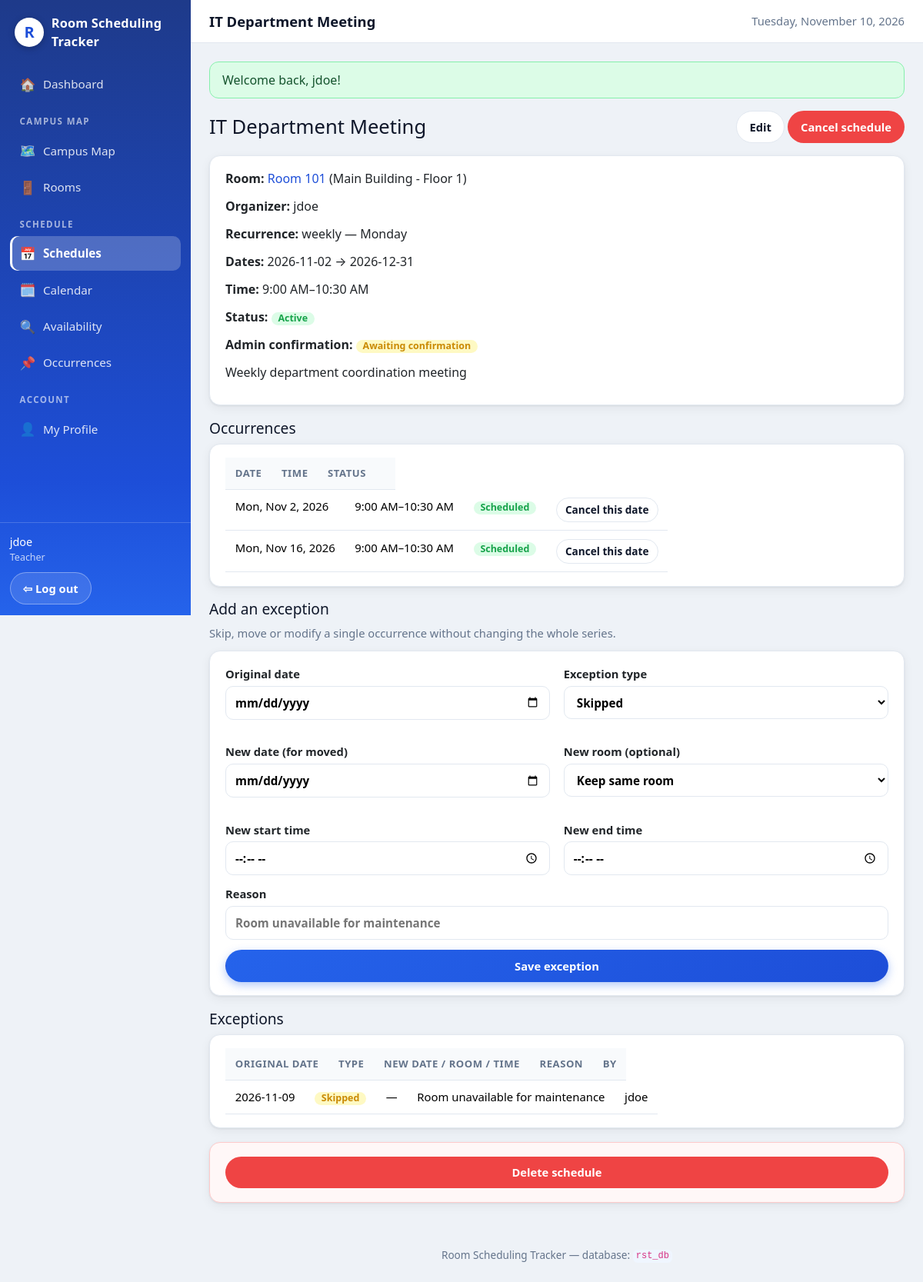
The app's page /schedules/25 (signed in) with its own data.
### tables this page shows
CREATE TABLE IF NOT EXISTS tblSchedules (
  schedule_id          INT UNSIGNED NOT NULL AUTO_INCREMENT,
  organizer_id         INT UNSIGNED NOT NULL,
  room_id              INT UNSIGNED NOT NULL,
  schedule_title       VARCHAR(150) NOT NULL,
  schedule_description TEXT NULL,
  recurrence_type      VARCHAR(20) NOT NULL DEFAULT 'one_time',
  start_date           DATE NOT NULL,
  end_date             DATE NULL,
  start_time           TIME NOT NULL,
  end_time             TIME NOT NULL,
  schedule_status      VARCHAR(20) NOT NULL DEFAULT 'active',
  admin_confirmed      TINYINT(1) NOT NULL DEFAULT 0,
  created_at           DATETIME NOT NULL DEFAULT CURRENT_TIMESTAMP,
  updated_at           DATETIME NOT NULL DEFAULT CURRENT_TIMESTAMP ON UPDATE CURRENT_TIMESTAMP,
  PRIMARY KEY (schedule_id),
  CONSTRAINT fk_schedules_organizer FOREIGN KEY (organizer_id)
    REFERENCES tblUsers (user_id) ON DELETE RESTRICT ON UPDATE CASCADE,
  CONSTRAINT fk_schedules_room FOREIGN KEY (room_id)
    REFERENCES tblRooms (room_id) ON DELETE RESTRICT ON UPDATE CASCADE,
  KEY idx_schedules_room_dates (room_id, start_date, end_date),
  KEY idx_schedules_organizer (organizer_id),
  CONSTRAINT chk_schedules_time CHECK (end_time > start_time)
);

CREATE TABLE IF NOT EXISTS tblRooms (
  room_id          INT UNSIGNED NOT NULL AUTO_INCREMENT,
  map_id           INT UNSIGNED NOT NULL,
  room_name        VARCHAR(100) NOT NULL,
  shape_type       VARCHAR(20)  NOT NULL DEFAULT 'rectangle',
  shape_data       JSON NOT NULL,
  room_description VARCHAR(255) NULL,
  room_status      VARCHAR(20)  NOT NULL DEFAULT 'active',
  created_at       DATETIME NOT NULL DEFAULT CURRENT_TIMESTAMP,
  updated_at       DATETIME NOT NULL DEFAULT CURRENT_TIMESTAMP ON UPDATE CURRENT_TIMESTAMP,
  PRIMARY KEY (room_id),
  UNIQUE KEY uq_rooms_map_name (map_id, room_name),
  CONSTRAINT fk_rooms_map FOREIGN KEY (map_id)
    REFERENCES tblMaps (map_id) ON DELETE CASCADE ON UPDATE CASCADE,
  KEY idx_rooms_status (room_status)
);

CREATE TABLE IF NOT EXISTS tblMaps (
  map_id           INT UNSIGNED NOT NULL AUTO_INCREMENT,
  map_name         VARCHAR(100) NOT NULL,
  floor_number     INT NOT NULL,
  map_width        DECIMAL(10,2) NOT NULL,
  map_height       DECIMAL(10,2) NOT NULL,
  background_image VARCHAR(255) NULL,
  map_status       VARCHAR(20) NOT NULL DEFAULT 'active',
  created_at       DATETIME NOT NULL DEFAULT CURRENT_TIMESTAMP,
  updated_at       DATETIME NOT NULL DEFAULT CURRENT_TIMESTAMP ON UPDATE CURRENT_TIMESTAMP,
  PRIMARY KEY (map_id),
  KEY idx_maps_status (map_status)
);

CREATE TABLE IF NOT EXISTS tblUsers (
  user_id       INT UNSIGNED NOT NULL AUTO_INCREMENT,
  username      VARCHAR(50)  NOT NULL,
  email         VARCHAR(255) NOT NULL,
  password_hash VARCHAR(255) NOT NULL,
  profile_img   VARCHAR(255) NULL,
  role          VARCHAR(30)  NOT NULL DEFAULT 'student',
  section       VARCHAR(50)  NULL,
  org_name      VARCHAR(100) NULL,
  phone_number  VARCHAR(17)  NULL,
  PRIMARY KEY (user_id),
  UNIQUE KEY uq_users_username (username),
  UNIQUE KEY uq_users_email (email),
  KEY idx_users_role (role)
);

CREATE TABLE IF NOT EXISTS tblScheduleOccurrences (
  occurrence_id     INT UNSIGNED NOT NULL AUTO_INCREMENT,
  schedule_id       INT UNSIGNED NOT NULL,
  occurrence_date   DATE NOT NULL,
  room_id           INT UNSIGNED NOT NULL,
  start_time        TIME NOT NULL,
  end_time          TIME NOT NULL,
  occurrence_status VARCHAR(20) NOT NULL DEFAULT 'scheduled',
  PRIMARY KEY (occurrence_id),
  UNIQUE KEY uq_occurrences (schedule_id, occurrence_date, room_id, start_time),
  CONSTRAINT fk_occurrences_schedule FOREIGN KEY (schedule_id)
    REFERENCES tblSchedules (schedule_id) ON DELETE CASCADE ON UPDATE CASCADE,
  CONSTRAINT fk_occurrences_room FOREIGN KEY (room_id)
    REFERENCES tblRooms (room_id) ON DELETE RESTRICT ON UPDATE CASCADE,
  KEY idx_occurrences_room_date (room_id, occurrence_date, start_time),
  KEY idx_occurrences_date (occurrence_date),
  CONSTRAINT chk_occurrences_time CHECK (end_time > start_time)
);

CREATE TABLE IF NOT EXISTS tblScheduleExceptions (
  exception_id     INT UNSIGNED NOT NULL AUTO_INCREMENT,
  schedule_id      INT UNSIGNED NOT NULL,
  original_date    DATE NOT NULL,
  exception_type   VARCHAR(20) NOT NULL,
  new_date         DATE NULL,
  new_room_id      INT UNSIGNED NULL,
  new_start_time   TIME NULL,
  new_end_time     TIME NULL,
  exception_reason VARCHAR(255) NULL,
  created_by       INT UNSIGNED NOT NULL,
  created_at       DATETIME NOT NULL DEFAULT CURRENT_TIMESTAMP,
  PRIMARY KEY (exception_id),
  UNIQUE KEY uq_exceptions_schedule_date (schedule_id, original_date),
  CONSTRAINT fk_exceptions_schedule FOREIGN KEY (schedule_id)
    REFERENCES tblSchedules (schedule_id) ON DELETE CASCADE ON UPDATE CASCADE,
  CONSTRAINT fk_exceptions_new_room FOREIGN KEY (new_room_id)
    REFERENCES tblRooms (room_id) ON DELETE SET NULL ON UPDATE CASCADE,
  CONSTRAINT fk_exceptions_created_by FOREIGN KEY (created_by)
    REFERENCES tblUsers (user_id) ON DELETE RESTRICT ON UPDATE CASCADE
);

### controllers/ScheduleController.php (called while the page is built, shortened)
<?php
final class ScheduleController
{
    public function show(int $id): void
    {
        $schedule = $this->schedules->find($id);
        view('schedules/show', [
            'title' => $schedule['schedule_title'],
            'schedule' => $schedule,
            'occurrences' => $this->occurrences->forSchedule($id),
            'exceptions' => $this->exceptions->forSchedule($id),
            'rooms' => $this->rooms->all(),
        ]);
    }
}

### core/Database.php (called while the page is built, shortened)
<?php
final class Database
{
    private PDO $pdo;
    private function __construct(array $db)
    {
        $driver = $db['driver'] ?? 'mysql';
        try {
            if ($driver === 'sqlite') {
                $dir = dirname($db['path']);
                if (!is_dir($dir)) {
                    mkdir($dir, 0755, true);
                }
                $this->pdo = new PDO('sqlite:' . $db['path']);
                $this->pdo->exec('PRAGMA foreign_keys = ON');
            } else {
                $dsn = sprintf(
                    'mysql:host=%s;port=%s;dbname=%s;charset=%s',
                    $db['host'], $db['port'], $db['database'], $db['charset']
                );
                $this->pdo = new PDO($dsn, $db['username'], $db['password'], [
                    PDO::ATTR_ERRMODE            => PDO::ERRMODE_EXCEPTION,
                    PDO::ATTR_DEFAULT_FETCH_MODE => PDO::FETCH_ASSOC,
                    PDO::ATTR_EMULATE_PREPARES   => false,
                ]);
                return;
            }
            $this->pdo->setAttribute(PDO::ATTR_ERRMODE, PDO::ERRMODE_EXCEPTION);
            $this->pdo->setAttribute(PDO::ATTR_DEFAULT_FETCH_MODE, PDO::FETCH_ASSOC);
            $this->pdo->setAttribute(PDO::ATTR_EMULATE_PREPARES, false);
        } catch (PDOException $e) {
            throw new PDOException(
                'Could not connect to the database. Check your .env DB_* settings '
                . 'and make sure the database from database/rst_db.sql exists. '
                . 'Driver error: ' . $e->getMessage(),
                (int) $e->getCode(),
                $e
            );
        }
    }
    public function all(string $sql, array $params = []): array
    {
        $stmt = $this->pdo->prepare($sql);
        $stmt->execute($params);
        return $stmt->fetchAll();
    }
    public function one(string $sql, array $params = []): ?array
    {
        $rows = $this->all($sql, $params);
        return $rows[0] ?? null;
    }
}

### models/Schedule.php (called while the page is built, shortened)
<?php
final class Schedule
{
    public function find(int $id): ?array
    {
        $row = $this->db->one(
            'SELECT s.*, r.room_name, m.map_name, u.username AS organizer_name
             FROM tblSchedules s
             JOIN tblRooms r ON r.room_id = s.room_id
             JOIN tblMaps m ON m.map_id = r.map_id
             JOIN tblUsers u ON u.user_id = s.organizer_id
             WHERE s.schedule_id = ?',
            [$id]
        );
        if ($row) {
            $row['days'] = $this->days($id);
        }
        return $row;
    }
    public function days(int $scheduleId): array
    {
        $rows = $this->db->all(
            'SELECT day_of_week FROM tblScheduleDays WHERE schedule_id = ? ORDER BY day_of_week',
            [$scheduleId]
        );
        return array_map(fn ($r) => (int) $r['day_of_week'], $rows);
    }
}

### core/Auth.php (called while the page is built, shortened)
<?php
final class Auth
{
    public static function user(): ?array
    {
        return $_SESSION['user'] ?? null;
    }
    public static function role(): ?string
    {
        return self::user()['role'] ?? null;
    }
    public static function canBook(): bool
    {
        return in_array(self::role(), ['admin', 'teacher', 'scheduler', 'officer', 'mayor'], true);
    }
}

### models/ScheduleOccurrence.php (called while the page is built, shortened)
<?php
final class ScheduleOccurrence
{
    public function forSchedule(int $scheduleId): array
    {
        return $this->db->all(
            'SELECT * FROM tblScheduleOccurrences WHERE schedule_id = ? ORDER BY occurrence_date, start_time',
            [$scheduleId]
        );
    }
}

### models/ScheduleException.php (called while the page is built, shortened)
<?php
final class ScheduleException
{
    public function forSchedule(int $scheduleId): array
    {
        return $this->db->all(
            'SELECT e.*, u.username AS created_by_name, r.room_name AS new_room_name
             FROM tblScheduleExceptions e
             JOIN tblUsers u ON u.user_id = e.created_by
             LEFT JOIN tblRooms r ON r.room_id = e.new_room_id
             WHERE e.schedule_id = ? ORDER BY e.original_date',
            [$scheduleId]
        );
    }
}

### views/schedules/show.php (the view, shortened to what this page needs)
<div class="page-head">
  <h1><?= e($schedule['schedule_title']) ?></h1>
  <?php if (\App\Core\Auth::canBook()): ?>
  <div>
    <a class="btn" href="<?= url('schedules/' . (int) $schedule['schedule_id'] . '/edit') ?>">Edit</a>
    <?php if ($schedule['schedule_status'] === 'active'): ?>
    <form method="post" action="<?= url('schedules/' . (int) $schedule['schedule_id'] . '/cancel') ?>" class="inline-form" data-confirm="Cancel this schedule and its future occurrences?"><?= csrf_field() ?><button class="btn btn-danger" type="submit">Cancel schedule</button></form>
    <?php endif; ?>
  </div>
  <?php endif; ?>
</div>
<div class="card">
  <p><strong>Room:</strong> <a href="<?= url('rooms/' . (int) $schedule['room_id']) ?>"><?= e($schedule['room_name']) ?></a> (<?= e($schedule['map_name']) ?>)</p>
  <p><strong>Organizer:</strong> <?= e($schedule['organizer_name']) ?></p>
  <p><strong>Recurrence:</strong> <?= e($schedule['recurrence_type']) ?><?php if (!empty($schedule['days'])): ?> — <?= implode(', ', array_map(fn($d) => date('l', strtotime('2026-11-0' . ($d + 1))), $schedule['days'])) ?><?php endif; ?></p>
  <p><strong>Dates:</strong> <?= e($schedule['start_date']) ?><?= $schedule['end_date'] ? ' → ' . e($schedule['end_date']) : '' ?></p>
  <p><strong>Time:</strong> <?= time_12h($schedule['start_time']) ?>–<?= time_12h($schedule['end_time']) ?></p>
  <p><strong>Status:</strong> <?= status_badge($schedule['schedule_status']) ?></p>
  <p><strong>Admin confirmation:</strong> <?= confirm_badge($schedule['admin_confirmed'] ?? 0) ?>
  </p>
  <?php if (!empty($schedule['schedule_description'])): ?><p><?= e($schedule['schedule_description']) ?></p><?php endif; ?>
</div>
<h2>Occurrences</h2>
<?php if (empty($occurrences)): ?><p class="muted">No occurrences generated yet.</p>
<?php else: ?>
<table class="table card">
  <thead><tr><th>Date</th><th>Time</th><th>Status</th><th></th></tr></thead>
  <tbody>
    <?php foreach ($occurrences as $occ): ?>
    <tr>
      <td><?= e(date('D, M j, Y', strtotime($occ['occurrence_date']))) ?></td>
      <td><?= time_12h($occ['start_time']) ?>–<?= time_12h($occ['end_time']) ?></td>
      <td><?= status_badge($occ['occurrence_status']) ?></td>
      <td>
        <?php if (\App\Core\Auth::canBook()): ?>
        <?php if ($occ['occurrence_status'] === 'scheduled'): ?>
        <form method="post" action="<?= url('occurrences/' . (int) $occ['occurrence_id'] . '/status') ?>" class="inline-form"><?= csrf_field() ?><input type="hidden" name="status" value="cancelled"><button class="btn btn-small" type="submit">Cancel this date</button></form>
        <?php elseif ($occ['occurrence_status'] === 'cancelled'): ?>
        <form method="post" action="<?= url('occurrences/' . (int) $occ['occurrence_id'] . '/status') ?>" class="inline-form"><?= csrf_field() ?><input type="hidden" name="status" value="scheduled"><button class="btn btn-small" type="submit">Restore</button></form>
        <?php endif; ?>
        <?php endif; ?>
      </td>
    </tr>
    <?php endforeach; ?>
  </tbody>
</table>
<?php endif; ?>
<?php if (\App\Core\Auth::canBook()): ?>
<h2>Add an exception</h2>
<p class="muted">Skip, move or modify a single occurrence without changing the whole series.</p>
<form method="post" action="<?= url('schedules/' . (int) $schedule['schedule_id'] . '/exceptions') ?>" class="card form">
  <div class="grid-2">
    <label>Original date <input type="date" name="original_date" required></label>
    <label>Exception type
      <select name="exception_type">
        <option value="skipped">Skipped</option>
      </select>
    </label>
    <label>New date (for moved) <input type="date" name="new_date"></label>
    <label>New room (optional)
      <select name="new_room_id"><option value="">Keep same room</option>
      </select>
    </label>
    <label>New start time <input type="time" name="new_start_time"></label>
    <label>New end time <input type="time" name="new_end_time"></label>
  </div>
  <label>Reason <input type="text" name="exception_reason" maxlength="255" placeholder="Room unavailable for maintenance"></label>
  <button class="btn btn-primary" type="submit">Save exception</button>
</form>
<?php endif; ?>
<?php if (!empty($exceptions)): ?>
<h2>Exceptions</h2>
<table class="table card">
  <thead><tr><th>Original date</th><th>Type</th><th>New date / room / time</th><th>Reason</th><th>By</th></tr></thead>
  <tbody>
    <?php foreach ($exceptions as $ex): ?>
    <tr>
      <td><?= e($ex['original_date']) ?></td>
      <td><?= status_badge($ex['exception_type']) ?></td>
      <td><?= e($ex['new_date'] ?? '—') ?> <?= e($ex['new_room_name'] ?? '') ?> <?= $ex['new_start_time'] ? time_12h($ex['new_start_time']) . '–' . time_12h($ex['new_end_time']) : '' ?></td>
      <td><?= e($ex['exception_reason'] ?? '') ?></td>
      <td><?= e($ex['created_by_name']) ?></td>
    </tr>
    <?php endforeach; ?>
  </tbody>
</table>
<?php endif; ?>
<?php if (\App\Core\Auth::canBook()): ?>
<form method="post" action="<?= url('schedules/' . (int) $schedule['schedule_id'] . '/delete') ?>" class="card form danger-zone" data-confirm="Delete this schedule and all its occurrences?">
  <?= csrf_field() ?><button class="btn btn-danger" type="submit">Delete schedule</button>
</form>
<?php endif; ?>

### core/helpers.php (shortened to what this page needs)
<?php
function e(?string $value): string
{
    return htmlspecialchars($value ?? '', ENT_QUOTES, 'UTF-8');
}
function base_path(): string
{
    static $base = null;
    if ($base !== null) {
        return $base;
    }
    $base = '';
    $appUrl = getenv('APP_URL');
    if ($appUrl !== false && $appUrl !== '') {
        $p = parse_url($appUrl, PHP_URL_PATH);
    } elseif (isset($_SERVER['SCRIPT_NAME'])) {
        $script = str_replace('\\', '/', (string) $_SERVER['SCRIPT_NAME']);
        if (basename($script) === 'index.php') {
            $dir = rtrim(dirname($script), '/');
            $base = ($dir === '/' || $dir === '.' || $dir === '\\') ? '' : $dir;
        }
    }
    return $base;
}
function url(string $path = ''): string
{
    $path = ltrim($path, '/');
    return base_path() . ($path === '' ? '/' : '/' . $path);
}
function time_12h(string $time): string
{
    $ts = strtotime($time);
    return $ts === false ? $time : date('g:i A', $ts);
}
function confirm_badge($confirmed): string
{
    return ((int) $confirmed === 1)
        ? '<span class="badge badge-green">✓ Admin confirmed</span>'
        : '<span class="badge badge-amber">Awaiting confirmation</span>';
}
function status_badge(string $status): string
{
    $map = [
        'active' => 'green', 'scheduled' => 'green',
        'cancelled' => 'red', 'archived' => 'gray', 'completed' => 'blue',
        'unavailable' => 'red', 'skipped' => 'amber', 'moved' => 'blue',
        'modified' => 'blue',
    ];
    $class = $map[strtolower($status)] ?? 'gray';
    return '<span class="badge badge-' . $class . '">' . e(ucfirst($status)) . '</span>';
}

### records on screen
tblschedules: schedule_title "IT Department Meeting", room.room_name "Room 101", tblmaps.map_name "Main Building - Floor 1", organizer.username "jdoe", recurrence_type "weekly", start_date "2026-11-02", end_date "2026-12-31", start_time "9:00 AM", end_time "10:30 AM", schedule_status "Active", schedule_description "Weekly department coordination meeting"
tblscheduleoccurrences: occurrence_date "Mon, Nov 2, 2026", start_time "9:00 AM", end_time "10:30 AM", occurrence_status "Scheduled"
tblscheduleoccurrences: occurrence_date "Mon, Nov 16, 2026", start_time "9:00 AM", end_time "10:30 AM", occurrence_status "Scheduled"
tblscheduleexceptions: original_date "2026-11-09", exception_type "Skipped", new_date "—", exception_reason "Room unavailable for maintenance", created_by.username "jdoe"

### other values on screen
$title "IT Department Meeting"
$f['message'] "Welcome back, jdoe!"
